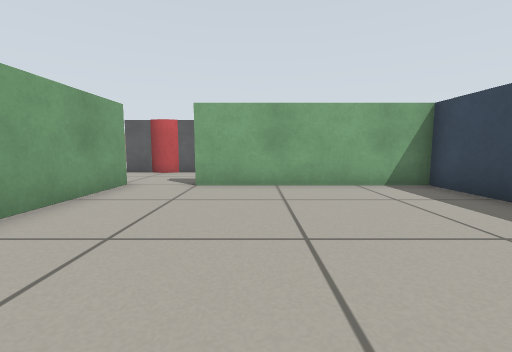
view 1 (above)

19 first-person views from a walk through a Gazebo world. The camera is 0.45 m above the floor, tilts 6° down and sees 90° across. The floor is counted in squares, 0.5 m on a side. Each view is taken from the middle of a square. On the plan, view 1 faces up. The plan holds only what a view shows up to about 10 squares ahead; the rest is blank.

view 2
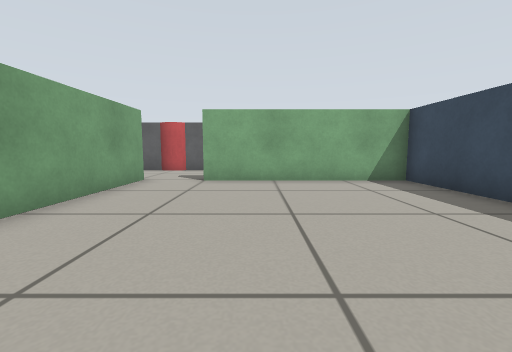

view 3
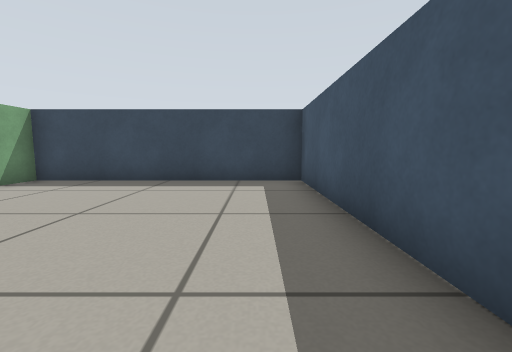

view 4
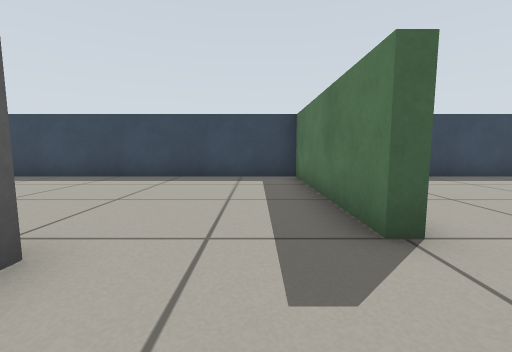

view 5
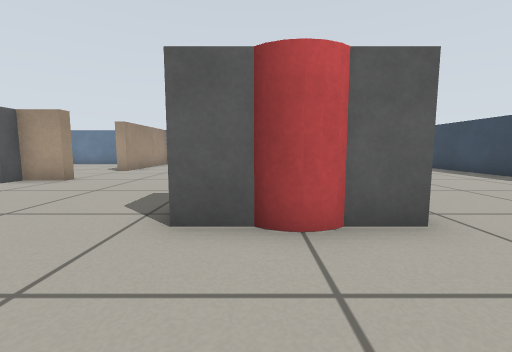

view 6
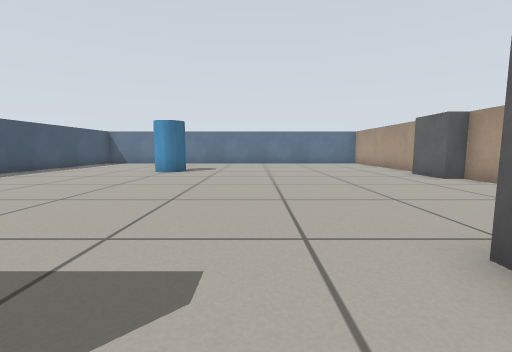

view 7
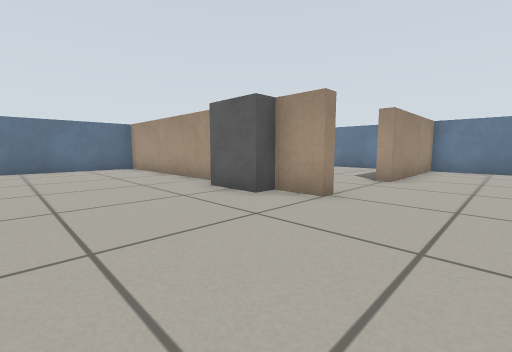

view 8
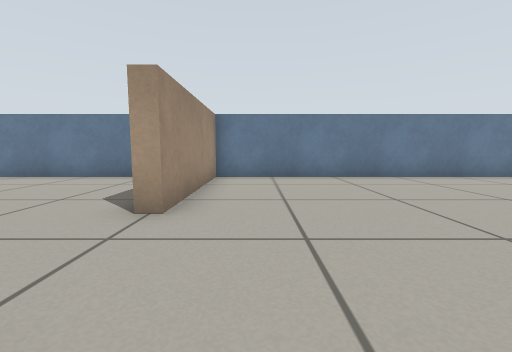

view 9
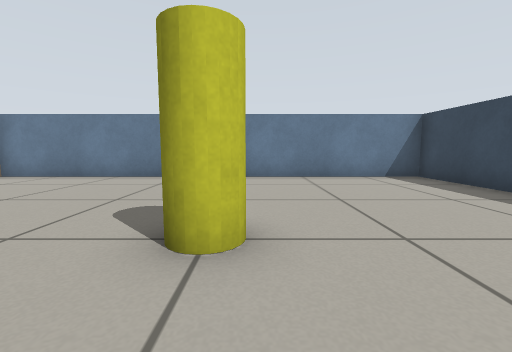

view 10
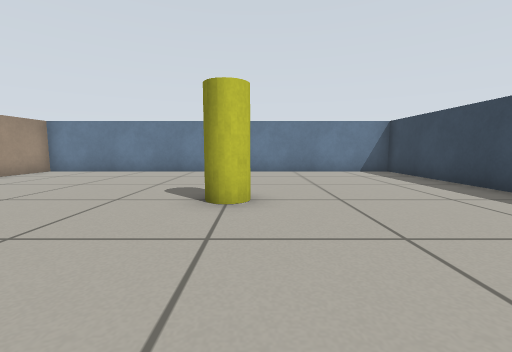

view 11
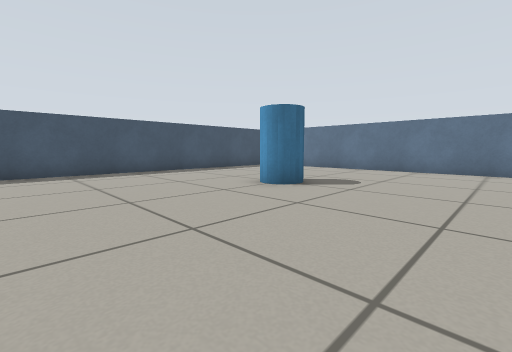

view 12
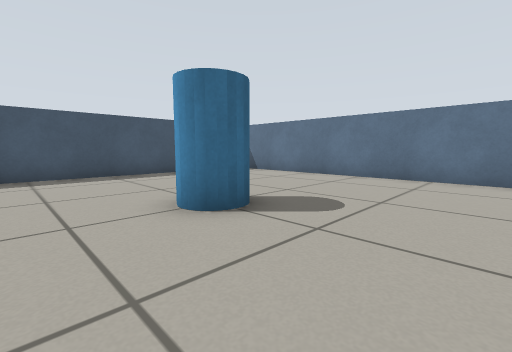

view 13
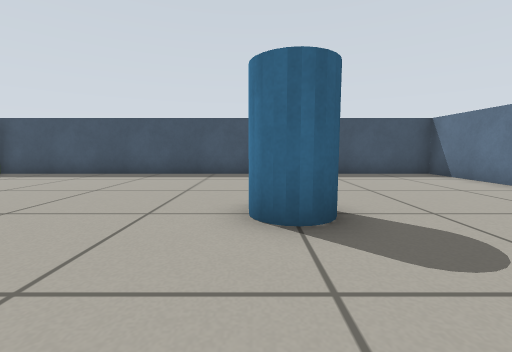

view 14
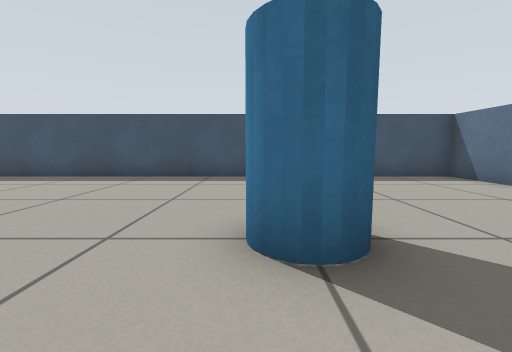

view 15
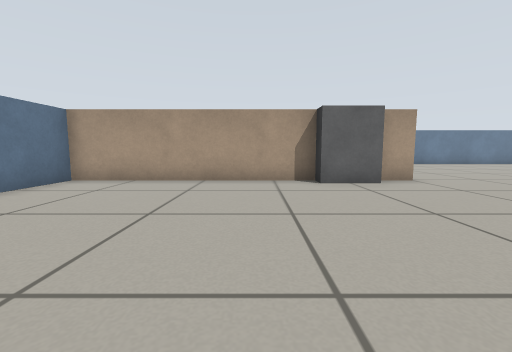

view 16
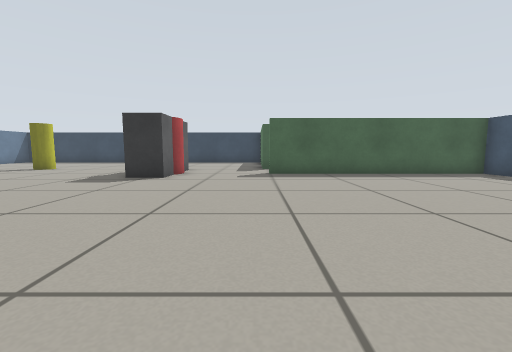

view 17
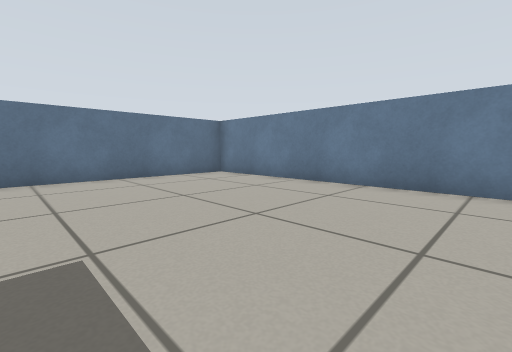

view 18
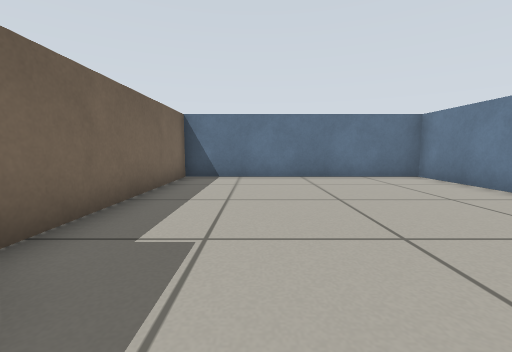

view 19
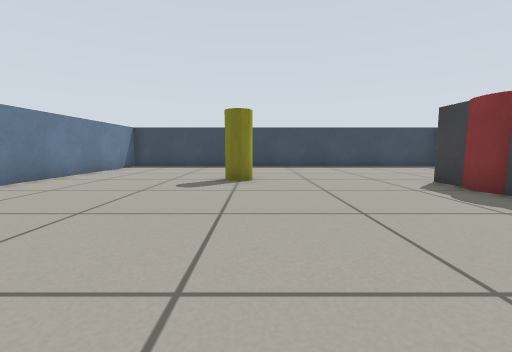

### Floor plan
Ten units are one square. View 1 is at (0, 0); x grows to the right and y downward. Boxes are objects, and circles mark ways between rooms. Rooms are numbered by the first view taken in them; rooms with no view inside come last. Other rooms are left out.
<svg viewBox="-198 -228 246 246">
<path fill="none" stroke="#000" d="M-19 13 43 13 43 -63 -15 -63M-33 -55 -33 -22M-95 -148 -95 -143 -104 -143M-128 -143 -193 -143 -193 13 -37 13 -37 -65M-33 -65 -33 -55M-15 -63 -15 -67 43 -67 43 -223 -93 -223 -93 -175 -98 -175M-109 -223 -193 -223 -193 -147 -131 -147"/>
<rect x="-145" y="-55" width="20" height="20" fill="#bbb"><title>blue cylinder</title></rect>
<rect x="-125" y="-155" width="20" height="20" fill="#bbb"><title>grey box</title></rect>
<rect x="-55" y="-115" width="10" height="20" fill="#bbb"><title>grey box</title></rect>
<rect x="-45" y="-115" width="20" height="20" fill="#bbb"><title>red cylinder</title></rect>
<rect x="-25" y="-115" width="10" height="20" fill="#bbb"><title>grey box</title></rect>
<rect x="-25" y="-175" width="20" height="20" fill="#bbb"><title>yellow cylinder</title></rect>
<circle cx="-25" cy="-65" r="3" fill="#2a7"/>
<text x="10" y="-20">1</text>
<text x="-90" y="-120">2</text>
</svg>
Room 1 opens to room 2.

Where each view was taken, in squares from view 1:
view 1: 0 up, 0 right, facing up
view 2: 1 down, 0 right, facing up
view 3: 0 up, 3 left, facing right
view 4: 8 up, 4 left, facing right
view 5: 7 up, 4 left, facing up
view 6: 8 up, 3 left, facing left
view 7: 10 up, 7 left, facing up-left
view 8: 14 up, 8 left, facing up
view 9: 14 up, 1 left, facing up
view 10: 12 up, 1 left, facing up
view 11: 9 up, 8 left, facing down-left
view 12: 8 up, 11 left, facing down-left
view 13: 8 up, 13 left, facing down
view 14: 7 up, 13 left, facing down
view 15: 7 up, 14 left, facing up
view 16: 7 up, 13 left, facing right
view 17: 16 up, 11 left, facing up-left
view 18: 17 up, 11 left, facing left
view 19: 16 up, 9 left, facing right
